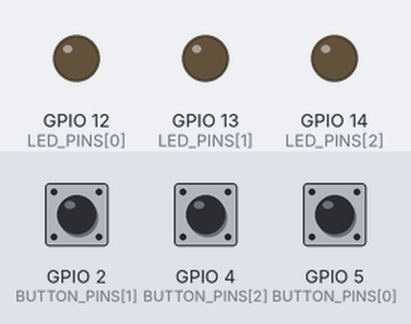
The sketch below on a simulated ESP32. Parts: output pins drawn as LEDs (lit = HIGH). Inputs (shaded band) come from the test bench; at power-on: GPIO 2 (BUTTON_PINS[1]) HIGH, GPIO 4 (BUTTON_PINS[2]) HIGH, GPIO 5 (BUTTON_PINS[0]) HIGH. WiFi joins after 1.5 s; servers stay silent unless stated; random numbers use the default seed unless the sketch sets one; what the sketch prints to the serial monitor is not drawn.

Above: at 2.7 s.
2.8 s: GPIO 2 (BUTTON_PINS[1]) pulled LOW for 0.15 s
At 4.2 s:
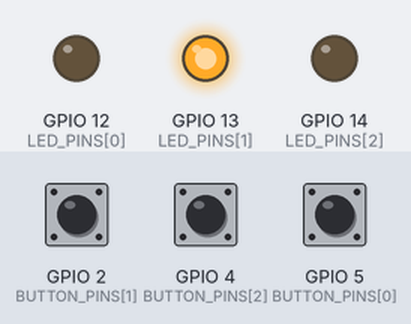
5.9 s: GPIO 4 (BUTTON_PINS[2]) pulled LOW for 0.15 s
At 6.7 s:
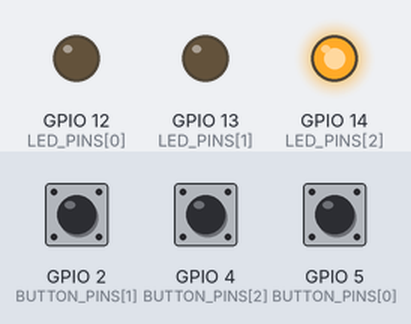
9.0 s: GPIO 5 (BUTTON_PINS[0]) pulled LOW for 0.15 s
At 10.2 s:
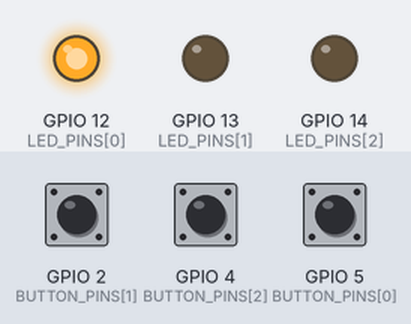
12.0 s: GPIO 5 (BUTTON_PINS[0]) pulled LOW for 1 s
At 15.8 s:
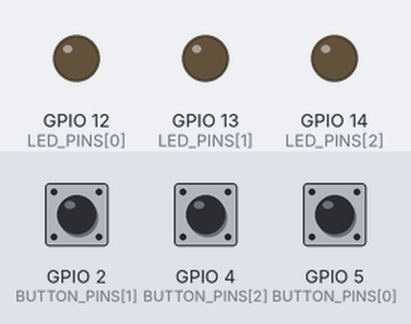
16.0 s: GPIO 5 (BUTTON_PINS[0]) pulled LOW for 3.2 s
At 17.0 s:
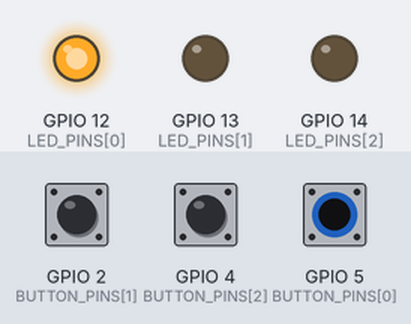
Timing chart, 0 to 19.9 s (numbered marks = the images above; inputs shaded):
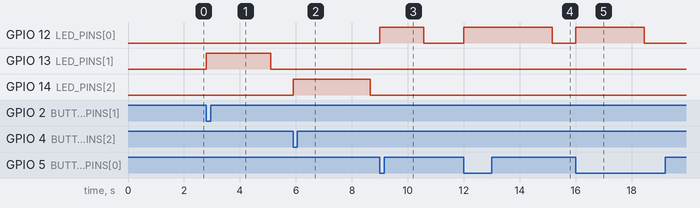

The sketch:

ThreeKeysVoter.ino
```cpp
#include <WiFi.h>
#include <Wire.h>

const uint8_t LED_PINS[] = {12, 13, 14}; // ?×√
const uint8_t BUTTON_PINS[] = {5, 2, 4}; //?×√
const char *AnswerLabels[] = {"❓", "❌", "✅"};
enum AnswerTypes
{
    UNCERTAIN,
    WRONG,
    CORRECT,
    COUNT
};
int AnswerStates[COUNT] = {0};
bool LastButtonStates[COUNT] = {HIGH};

const char *DeviceID = "Device_01";
#define WIFI_SSID "Wokwi_GUEST"
#define WIFI_PASSWORD ""

WiFiServer server(80);

void setup()
{
    Serial.begin(115200);

    WiFi.begin(WIFI_SSID, WIFI_PASSWORD);
    Serial.print("Connecting to WIFI:");
    Serial.print(WIFI_SSID);

    unsigned int StartTime = millis();

    while (WiFi.status() != WL_CONNECTED && millis() - StartTime < 30000)
    {
        delay(100);
        Serial.print(".");
    }

    if (WiFi.status() != WL_CONNECTED)
    {
        Serial.println("WIFI CONNECTION FAIL!");
    }
    else
    {
        Serial.println("\nConnected!");
        Serial.print("IP Address:");
        Serial.println(WiFi.localIP());
    }

    for (byte i = 0; i < COUNT; i++)
    {
        pinMode(LED_PINS[i], OUTPUT);
        pinMode(BUTTON_PINS[i], INPUT_PULLUP);
    }
    Serial.println("Initialization Completion!");
}

void print_results(int AnsTypes, int Delay)
{
    Serial.print("[");
    Serial.print(double(millis()) / 1000);
    Serial.print("s] ");

    Serial.print(DeviceID);

    Serial.print("|Added：");
    Serial.print(AnswerLabels[AnsTypes]);

    Serial.print("\nTotal：");
    for (byte i = 0; i < COUNT; i++)
    {
        Serial.print(AnswerLabels[i]);
        Serial.print(":");
        Serial.print(AnswerStates[i]);
        if (i < COUNT - 1)
        {
            Serial.print(",");
        }
        else
        {
            Serial.print(".  ");
        }
    }

    Serial.print("RandomDelayTime:");
    Serial.print(double(Delay) / 1000);
    Serial.println(".");
}

void loop()
{
    WiFiClient client = server.available();
    String Data = "✅:" + String(AnswerStates[CORRECT]) + " ❓:" + String(AnswerStates[UNCERTAIN]) + " ❌:" + String(AnswerStates[WRONG]) + " |Time:" + String(double(millis()) / 1000);
    if (client)
    {
        client.println(Data);
        Serial.println("Sent:" + Data);
        delay(5000);
    }

    for (byte i = 0; i < COUNT; i++)
    {
        bool CurrentButtonState = digitalRead(BUTTON_PINS[i]);

        if (CurrentButtonState == LOW && LastButtonStates[i] == HIGH)
        {
            AnswerStates[i]++;
            digitalWrite(LED_PINS[i], HIGH);

            int DelayTime = random(1000, 3000);
            delay(DelayTime);

            print_results(i, DelayTime);

            delay(500);
            digitalWrite(LED_PINS[i], LOW);
        }
        LastButtonStates[i] = CurrentButtonState;
    }
    delay(10);
}
```

Measured:
- after the input at 2.8 s, GPIO 13 (LED_PINS[1]): LOW → HIGH at once, → LOW 2.3 s later
- after the input at 5.9 s, GPIO 14 (LED_PINS[2]): LOW → HIGH at once, → LOW 2.8 s later
- after the input at 9.0 s, GPIO 12 (LED_PINS[0]): LOW → HIGH at once, → LOW 1.6 s later
- after the input at 12.0 s, GPIO 12 (LED_PINS[0]): LOW → HIGH at once, → LOW 3.2 s later
- after the input at 16.0 s, GPIO 12 (LED_PINS[0]): LOW → HIGH at once, → LOW 2.4 s later
